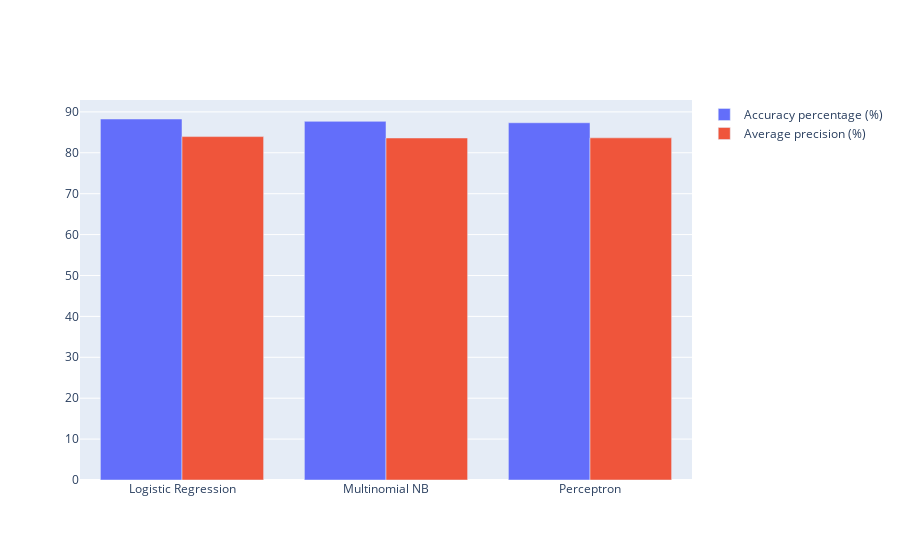

Source (notebook cell):
### Markdown cell above
Warning: Plots doesn't render correctly in Colab!

### Code cell
acc=[]
names = []
avg_ = []
fp_ = []
tp_ = []

for name, accuracy, prec, rec, avg, fp, tp in result:
    acc.append(accuracy*100)
    names.append(name)

    avg_.append(avg*100)
    fp_.append(fp)
    tp_.append(tp)
trace1 = go.Bar(
    x=names,
    y=acc,
    name='Accuracy percentage (%)'
)
trace3 = go.Bar(
    x=names,
    y=avg_,
    name='Average precision (%)'
)


data2 = [trace1, trace3]
layout = go.Layout(
    barmode='group'
)

fig = go.Figure(data=data2, layout=layout)
py.iplot(fig, filename='grouped-bar')

### Figure 1 — Plotly figure (JSON) as saved in the notebook; plotly's stock layout.template omitted (floating-point values rounded to 4 significant figures)
{"data": [{"name": "Accuracy percentage (%)", "type": "bar", "x": ["Logistic Regression", "Multinomial NB", "Perceptron"], "y": [88.26, 87.68, 87.34]}, {"name": "Average precision (%)", "type": "bar", "x": ["Logistic Regression", "Multinomial NB", "Perceptron"], "y": [83.96, 83.62, 83.65]}], "layout": {"barmode": "group"}}
